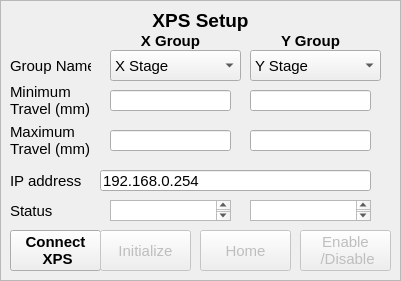
     <widget class="QFrame" name="frame_3">
      <property name="geometry">
       <rect>
        <x>30</x>
        <y>20</y>
        <width>401</width>
        <height>281</height>
       </rect>
      </property>
      <property name="font">
       <font>
        <pointsize>11</pointsize>
       </font>
      </property>
      <property name="frameShape">
       <enum>QFrame::StyledPanel</enum>
      </property>
      <property name="frameShadow">
       <enum>QFrame::Sunken</enum>
      </property>
      <widget class="QLabel" name="label_57">
       <property name="geometry">
        <rect>
         <x>10</x>
         <y>50</y>
         <width>81</width>
         <height>31</height>
        </rect>
       </property>
       <property name="font">
        <font>
         <pointsize>11</pointsize>
        </font>
       </property>
       <property name="text">
        <string>Group Name</string>
       </property>
      </widget>
      <widget class="QLabel" name="label_58">
       <property name="geometry">
        <rect>
         <x>10</x>
         <y>10</y>
         <width>381</width>
         <height>21</height>
        </rect>
       </property>
       <property name="font">
        <font>
         <pointsize>14</pointsize>
         <weight>75</weight>
         <bold>true</bold>
        </font>
       </property>
       <property name="autoFillBackground">
        <bool>true</bool>
       </property>
       <property name="text">
        <string>XPS Setup</string>
       </property>
       <property name="textFormat">
        <enum>Qt::AutoText</enum>
       </property>
       <property name="scaledContents">
        <bool>false</bool>
       </property>
       <property name="alignment">
        <set>Qt::AlignCenter</set>
       </property>
       <property name="textInteractionFlags">
        <set>Qt::LinksAccessibleByMouse</set>
       </property>
      </widget>
      <widget class="QLabel" name="label_60">
       <property name="geometry">
        <rect>
         <x>250</x>
         <y>30</y>
         <width>121</width>
         <height>21</height>
        </rect>
       </property>
       <property name="font">
        <font>
         <pointsize>11</pointsize>
         <weight>75</weight>
         <bold>true</bold>
        </font>
       </property>
       <property name="text">
        <string>Y Group</string>
       </property>
       <property name="textFormat">
        <enum>Qt::AutoText</enum>
       </property>
       <property name="scaledContents">
        <bool>false</bool>
       </property>
       <property name="alignment">
        <set>Qt::AlignCenter</set>
       </property>
       <property name="textInteractionFlags">
        <set>Qt::LinksAccessibleByMouse</set>
       </property>
      </widget>
      <widget class="QComboBox" name="y_stage_select">
       <property name="geometry">
        <rect>
         <x>250</x>
         <y>50</y>
         <width>131</width>
         <height>31</height>
        </rect>
       </property>
       <property name="font">
        <font>
         <pointsize>11</pointsize>
        </font>
       </property>
       <property name="currentIndex">
        <number>0</number>
       </property>
       <item>
        <property name="text">
         <string>Y Stage</string>
        </property>
       </item>
       <item>
        <property name="text">
         <string>X Stage</string>
        </property>
       </item>
      </widget>
      <widget class="QLabel" name="label_61">
       <property name="geometry">
        <rect>
         <x>10</x>
         <y>80</y>
         <width>81</width>
         <height>41</height>
        </rect>
       </property>
       <property name="font">
        <font>
         <pointsize>11</pointsize>
        </font>
       </property>
       <property name="autoFillBackground">
        <bool>false</bool>
       </property>
       <property name="text">
        <string>Minimum Travel (mm)</string>
       </property>
       <property name="wordWrap">
        <bool>true</bool>
       </property>
      </widget>
      <widget class="QLineEdit" name="y_min_trav_ip">
       <property name="geometry">
        <rect>
         <x>250</x>
         <y>90</y>
         <width>121</width>
         <height>21</height>
        </rect>
       </property>
       <property name="font">
        <font>
         <pointsize>11</pointsize>
        </font>
       </property>
      </widget>
      <widget class="QLabel" name="label_62">
       <property name="geometry">
        <rect>
         <x>10</x>
         <y>120</y>
         <width>81</width>
         <height>41</height>
        </rect>
       </property>
       <property name="font">
        <font>
         <pointsize>11</pointsize>
        </font>
       </property>
       <property name="autoFillBackground">
        <bool>false</bool>
       </property>
       <property name="text">
        <string>Maximum Travel (mm)</string>
       </property>
       <property name="wordWrap">
        <bool>true</bool>
       </property>
      </widget>
      <widget class="QLineEdit" name="y_max_trav_ip">
       <property name="geometry">
        <rect>
         <x>250</x>
         <y>130</y>
         <width>121</width>
         <height>21</height>
        </rect>
       </property>
       <property name="font">
        <font>
         <pointsize>11</pointsize>
        </font>
       </property>
      </widget>
      <widget class="QLabel" name="label_63">
       <property name="geometry">
        <rect>
         <x>10</x>
         <y>170</y>
         <width>81</width>
         <height>21</height>
        </rect>
       </property>
       <property name="font">
        <font>
         <pointsize>11</pointsize>
        </font>
       </property>
       <property name="text">
        <string>IP address</string>
       </property>
      </widget>
      <widget class="QLineEdit" name="ip_address_ip">
       <property name="geometry">
        <rect>
         <x>100</x>
         <y>170</y>
         <width>271</width>
         <height>21</height>
        </rect>
       </property>
       <property name="font">
        <font>
         <pointsize>11</pointsize>
        </font>
       </property>
       <property name="text">
        <string>192.168.0.254</string>
       </property>
      </widget>
      <widget class="QLabel" name="label_64">
       <property name="geometry">
        <rect>
         <x>10</x>
         <y>200</y>
         <width>81</width>
         <height>21</height>
        </rect>
       </property>
       <property name="font">
        <font>
         <pointsize>11</pointsize>
        </font>
       </property>
       <property name="text">
        <string>Status</string>
       </property>
      </widget>
      <widget class="QPushButton" name="connect_xps_bt">
       <property name="geometry">
        <rect>
         <x>10</x>
         <y>230</y>
         <width>91</width>
         <height>41</height>
        </rect>
       </property>
       <property name="font">
        <font>
         <pointsize>11</pointsize>
         <weight>75</weight>
         <bold>true</bold>
        </font>
       </property>
       <property name="autoFillBackground">
        <bool>false</bool>
       </property>
       <property name="text">
        <string>Connect 
 XPS</string>
       </property>
      </widget>
      <widget class="QPushButton" name="init_xps_bt">
       <property name="enabled">
        <bool>false</bool>
       </property>
       <property name="geometry">
        <rect>
         <x>100</x>
         <y>230</y>
         <width>91</width>
         <height>41</height>
        </rect>
       </property>
       <property name="font">
        <font>
         <pointsize>11</pointsize>
        </font>
       </property>
       <property name="autoFillBackground">
        <bool>false</bool>
       </property>
       <property name="text">
        <string>Initialize</string>
       </property>
      </widget>
      <widget class="QPushButton" name="home_xps_bt">
       <property name="enabled">
        <bool>false</bool>
       </property>
       <property name="geometry">
        <rect>
         <x>200</x>
         <y>230</y>
         <width>91</width>
         <height>41</height>
        </rect>
       </property>
       <property name="font">
        <font>
         <pointsize>11</pointsize>
        </font>
       </property>
       <property name="text">
        <string>Home</string>
       </property>
      </widget>
      <widget class="QPushButton" name="enable_dis_xps_bt">
       <property name="enabled">
        <bool>false</bool>
       </property>
       <property name="geometry">
        <rect>
         <x>300</x>
         <y>230</y>
         <width>91</width>
         <height>41</height>
        </rect>
       </property>
       <property name="font">
        <font>
         <pointsize>11</pointsize>
        </font>
       </property>
       <property name="text">
        <string>Enable 
 /Disable</string>
       </property>
      </widget>
      <widget class="QTextBrowser" name="y_status">
       <property name="geometry">
        <rect>
         <x>250</x>
         <y>200</y>
         <width>121</width>
         <height>21</height>
        </rect>
       </property>
       <property name="font">
        <font>
         <pointsize>11</pointsize>
        </font>
       </property>
      </widget>
      <widget class="QLabel" name="label_67">
       <property name="geometry">
        <rect>
         <x>110</x>
         <y>30</y>
         <width>121</width>
         <height>21</height>
        </rect>
       </property>
       <property name="font">
        <font>
         <pointsize>11</pointsize>
         <weight>75</weight>
         <bold>true</bold>
        </font>
       </property>
       <property name="text">
        <string>X Group</string>
       </property>
       <property name="textFormat">
        <enum>Qt::AutoText</enum>
       </property>
       <property name="scaledContents">
        <bool>false</bool>
       </property>
       <property name="alignment">
        <set>Qt::AlignCenter</set>
       </property>
       <property name="textInteractionFlags">
        <set>Qt::LinksAccessibleByMouse</set>
       </property>
      </widget>
      <widget class="QComboBox" name="x_stage_select">
       <property name="geometry">
        <rect>
         <x>110</x>
         <y>50</y>
         <width>131</width>
         <height>31</height>
        </rect>
       </property>
       <property name="font">
        <font>
         <pointsize>11</pointsize>
        </font>
       </property>
       <property name="currentIndex">
        <number>0</number>
       </property>
       <item>
        <property name="text">
         <string>X Stage</string>
        </property>
       </item>
       <item>
        <property name="text">
         <string>Y Stage</string>
        </property>
       </item>
      </widget>
      <widget class="QLineEdit" name="x_max_trav_ip">
       <property name="geometry">
        <rect>
         <x>110</x>
         <y>130</y>
         <width>121</width>
         <height>21</height>
        </rect>
       </property>
       <property name="font">
        <font>
         <pointsize>11</pointsize>
        </font>
       </property>
      </widget>
      <widget class="QLineEdit" name="x_min_trav_ip">
       <property name="geometry">
        <rect>
         <x>110</x>
         <y>90</y>
         <width>121</width>
         <height>21</height>
        </rect>
       </property>
       <property name="font">
        <font>
         <pointsize>11</pointsize>
        </font>
       </property>
      </widget>
      <widget class="QTextBrowser" name="x_status">
       <property name="geometry">
        <rect>
         <x>110</x>
         <y>200</y>
         <width>121</width>
         <height>21</height>
        </rect>
       </property>
       <property name="font">
        <font>
         <pointsize>11</pointsize>
        </font>
       </property>
      </widget>
     </widget>
